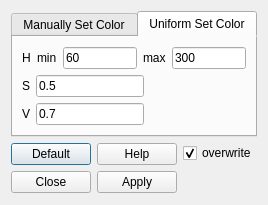
<?xml version="1.0" encoding="UTF-8"?>
<ui version="4.0">
 <class>ColorFieldDialog</class>
 <widget class="QDialog" name="ColorFieldDialog">
  <property name="geometry">
   <rect>
    <x>0</x>
    <y>0</y>
    <width>255</width>
    <height>205</height>
   </rect>
  </property>
  <property name="windowTitle">
   <string>Color Field Dialog</string>
  </property>
  <property name="windowIcon">
   <iconset resource="../res/Registar.qrc">
    <normaloff>:/images/bunny.png</normaloff>:/images/bunny.png</iconset>
  </property>
  <layout class="QVBoxLayout" name="verticalLayout">
   <item>
    <widget class="QTabWidget" name="tabWidget">
     <property name="currentIndex">
      <number>1</number>
     </property>
     <widget class="QWidget" name="tab">
      <attribute name="title">
       <string>Manually Set Color</string>
      </attribute>
      <layout class="QVBoxLayout" name="verticalLayout_4">
       <item>
        <layout class="QVBoxLayout" name="verticalLayout_3">
         <item>
          <layout class="QHBoxLayout" name="horizontalLayout_2">
           <item>
            <widget class="QLabel" name="label_2">
             <property name="text">
              <string>R</string>
             </property>
            </widget>
           </item>
           <item>
            <widget class="QLineEdit" name="RLineEdit">
             <property name="text">
              <string>255</string>
             </property>
            </widget>
           </item>
          </layout>
         </item>
         <item>
          <layout class="QHBoxLayout" name="horizontalLayout_3">
           <item>
            <widget class="QLabel" name="label_3">
             <property name="text">
              <string>G</string>
             </property>
            </widget>
           </item>
           <item>
            <widget class="QLineEdit" name="GLineEdit">
             <property name="text">
              <string>255</string>
             </property>
            </widget>
           </item>
          </layout>
         </item>
         <item>
          <layout class="QHBoxLayout" name="horizontalLayout_4">
           <item>
            <widget class="QLabel" name="label_4">
             <property name="text">
              <string>B</string>
             </property>
            </widget>
           </item>
           <item>
            <widget class="QLineEdit" name="BLineEdit">
             <property name="text">
              <string>255</string>
             </property>
            </widget>
           </item>
          </layout>
         </item>
        </layout>
       </item>
      </layout>
     </widget>
     <widget class="QWidget" name="tab_2">
      <attribute name="title">
       <string>Uniform Set Color</string>
      </attribute>
      <layout class="QVBoxLayout" name="verticalLayout_6">
       <item>
        <layout class="QVBoxLayout" name="verticalLayout_5">
         <item>
          <layout class="QHBoxLayout" name="horizontalLayout_5">
           <item>
            <widget class="QLabel" name="label_5">
             <property name="text">
              <string>H</string>
             </property>
            </widget>
           </item>
           <item>
            <spacer name="horizontalSpacer">
             <property name="orientation">
              <enum>Qt::Horizontal</enum>
             </property>
             <property name="sizeHint" stdset="0">
              <size>
               <width>13</width>
               <height>20</height>
              </size>
             </property>
            </spacer>
           </item>
           <item>
            <widget class="QLabel" name="label">
             <property name="text">
              <string>min</string>
             </property>
            </widget>
           </item>
           <item>
            <widget class="QLineEdit" name="HminLineEdit">
             <property name="text">
              <string>60</string>
             </property>
            </widget>
           </item>
           <item>
            <widget class="QLabel" name="label_8">
             <property name="text">
              <string>max</string>
             </property>
            </widget>
           </item>
           <item>
            <widget class="QLineEdit" name="HmaxLineEdit">
             <property name="text">
              <string>300</string>
             </property>
            </widget>
           </item>
          </layout>
         </item>
         <item>
          <layout class="QHBoxLayout" name="horizontalLayout_6">
           <item>
            <widget class="QLabel" name="label_7">
             <property name="text">
              <string>S</string>
             </property>
            </widget>
           </item>
           <item>
            <widget class="QLineEdit" name="SLineEdit">
             <property name="text">
              <string>0.5</string>
             </property>
            </widget>
           </item>
           <item>
            <spacer name="horizontalSpacer_2">
             <property name="orientation">
              <enum>Qt::Horizontal</enum>
             </property>
             <property name="sizeHint" stdset="0">
              <size>
               <width>40</width>
               <height>20</height>
              </size>
             </property>
            </spacer>
           </item>
          </layout>
         </item>
         <item>
          <layout class="QHBoxLayout" name="horizontalLayout_7">
           <item>
            <widget class="QLabel" name="label_6">
             <property name="text">
              <string>V</string>
             </property>
            </widget>
           </item>
           <item>
            <widget class="QLineEdit" name="VLineEdit">
             <property name="text">
              <string>0.7</string>
             </property>
            </widget>
           </item>
           <item>
            <spacer name="horizontalSpacer_3">
             <property name="orientation">
              <enum>Qt::Horizontal</enum>
             </property>
             <property name="sizeHint" stdset="0">
              <size>
               <width>40</width>
               <height>20</height>
              </size>
             </property>
            </spacer>
           </item>
          </layout>
         </item>
        </layout>
       </item>
      </layout>
     </widget>
    </widget>
   </item>
   <item>
    <layout class="QHBoxLayout" name="horizontalLayout">
     <item>
      <layout class="QGridLayout" name="gridLayout_2">
       <item row="0" column="0">
        <widget class="QPushButton" name="defaultButton">
         <property name="text">
          <string>Default</string>
         </property>
        </widget>
       </item>
       <item row="0" column="1">
        <widget class="QPushButton" name="helpButton">
         <property name="text">
          <string>Help</string>
         </property>
        </widget>
       </item>
       <item row="1" column="0">
        <widget class="QPushButton" name="closeButton">
         <property name="text">
          <string>Close</string>
         </property>
        </widget>
       </item>
       <item row="1" column="1">
        <widget class="QPushButton" name="applyButton">
         <property name="text">
          <string>Apply</string>
         </property>
        </widget>
       </item>
      </layout>
     </item>
     <item>
      <layout class="QVBoxLayout" name="verticalLayout_2">
       <item>
        <widget class="QCheckBox" name="overwriteCheckBox">
         <property name="text">
          <string>overwrite</string>
         </property>
         <property name="checked">
          <bool>true</bool>
         </property>
        </widget>
       </item>
       <item>
        <spacer name="verticalSpacer">
         <property name="orientation">
          <enum>Qt::Vertical</enum>
         </property>
         <property name="sizeHint" stdset="0">
          <size>
           <width>20</width>
           <height>40</height>
          </size>
         </property>
        </spacer>
       </item>
      </layout>
     </item>
    </layout>
   </item>
  </layout>
  <zorder>tabWidget</zorder>
  <zorder></zorder>
 </widget>
 <resources>
  <include location="../res/Registar.qrc"/>
 </resources>
 <connections>
  <connection>
   <sender>closeButton</sender>
   <signal>clicked()</signal>
   <receiver>ColorFieldDialog</receiver>
   <slot>close()</slot>
   <hints>
    <hint type="sourcelabel">
     <x>51</x>
     <y>184</y>
    </hint>
    <hint type="destinationlabel">
     <x>184</x>
     <y>190</y>
    </hint>
   </hints>
  </connection>
 </connections>
</ui>
